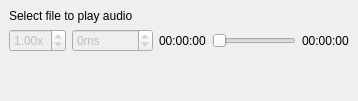
  <widget class="QDockWidget" name="dockAudio">
   <property name="minimumSize">
    <size>
     <width>261</width>
     <height>100</height>
    </size>
   </property>
   <property name="contextMenuPolicy">
    <enum>Qt::NoContextMenu</enum>
   </property>
   <property name="toolTip">
    <string>Audio seeker and other controls</string>
   </property>
   <property name="features">
    <set>QDockWidget::AllDockWidgetFeatures</set>
   </property>
   <property name="windowTitle">
    <string>Audio Controls</string>
   </property>
   <attribute name="dockWidgetArea">
    <number>8</number>
   </attribute>
   <widget class="QWidget" name="dockWidgetContents_4">
    <layout class="QVBoxLayout" name="verticalLayout_6">
     <item>
      <widget class="QLabel" name="audio_label">
       <property name="text">
        <string>Select file to play audio</string>
       </property>
      </widget>
     </item>
     <item>
      <layout class="QHBoxLayout" name="horizontalLayout_7">
       <item>
        <widget class="QDoubleSpinBox" name="playRate">
         <property name="enabled">
          <bool>false</bool>
         </property>
         <property name="sizePolicy">
          <sizepolicy hsizetype="Minimum" vsizetype="Fixed">
           <horstretch>0</horstretch>
           <verstretch>0</verstretch>
          </sizepolicy>
         </property>
         <property name="minimumSize">
          <size>
           <width>0</width>
           <height>0</height>
          </size>
         </property>
         <property name="focusPolicy">
          <enum>Qt::NoFocus</enum>
         </property>
         <property name="toolTip">
          <string>Playback rate</string>
         </property>
         <property name="suffix">
          <string>x</string>
         </property>
         <property name="minimum">
          <double>0.050000000000000</double>
         </property>
         <property name="maximum">
          <double>2.000000000000000</double>
         </property>
         <property name="singleStep">
          <double>0.050000000000000</double>
         </property>
         <property name="value">
          <double>1.000000000000000</double>
         </property>
        </widget>
       </item>
       <item>
        <widget class="QSpinBox" name="audioDelay">
         <property name="enabled">
          <bool>false</bool>
         </property>
         <property name="focusPolicy">
          <enum>Qt::NoFocus</enum>
         </property>
         <property name="toolTip">
          <string>Millisecond adjustment between actual timestamp and audio and steno timestamps.</string>
         </property>
         <property name="suffix">
          <string>ms</string>
         </property>
         <property name="minimum">
          <number>-10000</number>
         </property>
         <property name="maximum">
          <number>10000</number>
         </property>
         <property name="singleStep">
          <number>100</number>
         </property>
        </widget>
       </item>
       <item>
        <widget class="QLabel" name="audio_curr_pos">
         <property name="toolTip">
          <string>Current time</string>
         </property>
         <property name="text">
          <string>00:00:00</string>
         </property>
        </widget>
       </item>
       <item>
        <widget class="QSlider" name="audio_seeker">
         <property name="enabled">
          <bool>false</bool>
         </property>
         <property name="focusPolicy">
          <enum>Qt::NoFocus</enum>
         </property>
         <property name="toolTip">
          <string>Track for media presently playing</string>
         </property>
         <property name="orientation">
          <enum>Qt::Horizontal</enum>
         </property>
        </widget>
       </item>
       <item>
        <widget class="QLabel" name="audio_duration">
         <property name="toolTip">
          <string>Duration of track</string>
         </property>
         <property name="text">
          <string>00:00:00</string>
         </property>
        </widget>
       </item>
      </layout>
     </item>
     <item>
      <spacer name="verticalSpacer_6">
       <property name="orientation">
        <enum>Qt::Vertical</enum>
       </property>
       <property name="sizeHint" stdset="0">
        <size>
         <width>20</width>
         <height>40</height>
        </size>
       </property>
      </spacer>
     </item>
     <item>
      <layout class="QVBoxLayout" name="videoLayout"/>
     </item>
    </layout>
   </widget>
  </widget>
